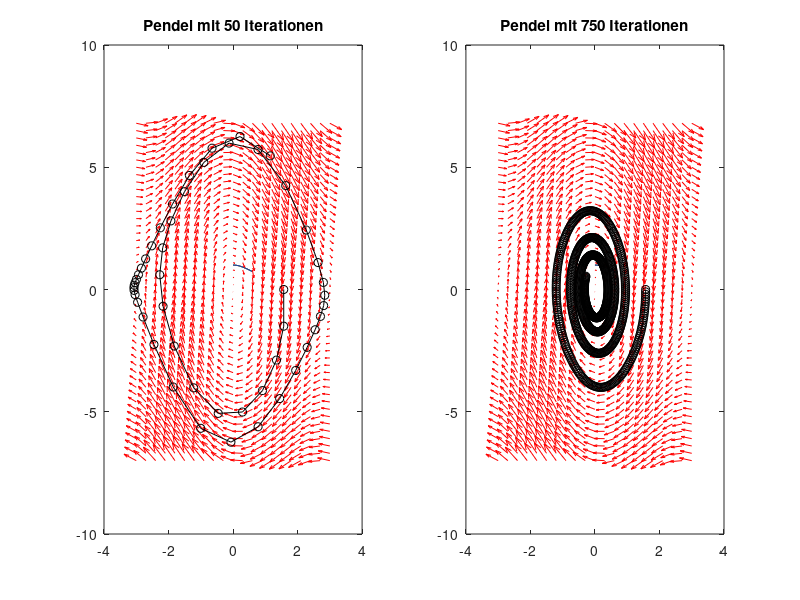

Here is the MATLAB script that generated this plot:
%% Aufgabe 8.3a
% Anfangswertproblem: y'(t) = -2*ty²(t), y(0) = 1
% Aufgabe: Aproximation der Lsg im Intervall t = [0, 0.6]

% Interval
T = 0.6;

% Schrittweiten
h1 = 0.1; 
h2 = 0.01; 
h3 = 0.001;

% Schritte berechnen
t1 = 0:h1:T;
t2 = 0:h2:T;
t3 = 0:h3:T;

% Anzahl Schritte berechnen
n1 = length(t1);
n2 = length(t2);
n3 = length(t3);

% Array für Näherung mit Nullen auffüllen
y1 = zeros(1,n1);
y2 = zeros(n2,1);
y3 = zeros(n3,1);

% Anfangswerte
y1(1) = 1;
y2(1) = 1;
y3(1) = 1;

% Näherungen berechnen, mittels Eulerverfahren
for k = 1:n1-1
    y1(k+1) = y1(k) + h1*(-2*t1(k).*y1(k).^2);
end

for k = 1:n2-1
    y2(k+1) = y2(k) + h2*(-2*t2(k).*y2(k).^2);
end

for k = 1:n3-1
    y3(k+1) = y3(k) + h3*(-2*t3(k).*y3(k).^2);
end

% exakte Lösung des Problems
y_exact1 = 1./(1 + t1.^2);
y_exact2 = 1./(1 + t2.^2);
y_exact3 = 1./(1 + t3.^2);

% exakte Lösung plotten
subplot(121);
plot(t1, y_exact1, 'r');
hold on;
plot(t2, y_exact2, 'g');
hold on;
plot(t3, y_exact3, 'b');
title('exakte Lösungen');

% genäherte Lösungen plotten
subplot(122);
plot(t1, y1, 'r');
hold on;
plot(t2, y2, 'g');
hold on;
plot(t3, y3, 'b');
title('genäherte Lösungen');

%% Aufgabe 8.4a

% Pendel mit 750 iterationen
% ------------------------------------------------------------------------

% Schrittweite, anz Iterationen und Zeitvektor
h = 0.15;
n = 50;
t = 0:h:7.5;

% Variablen initialisieren
z1 = zeros(n,1);
z2 = zeros(n,1);

% Anfangswerte
z1(1) = pi/2;
z2(1) = 0;

% Iteration
for k = 1:n-1
    z1(k+1) = z1(k) + h.*z2(k);
    z2(k+1) = z2(k) + h.*(-10*sin(z1(k)) - 0.5.*z2(k));
end

subplot(121);

% Richtungsfeld zeichnen
X = -3:0.3:3;
Y = -7:0.3:7;
[x,y] = meshgrid(X,Y);
dx = y;
dy = -10.*sin(x) - 0.5.*y;
quiver(x, y, dx, dy, 2, 'r');
hold on;

% Pendel einzeichnen
plot(z1, z2, '-ok');
hold on;

title('Pendel mit 50 Iterationen');

% Pendel mit 750 iterationen
% ------------------------------------------------------------------------

% Schrittweite, anz Iterationen und Zeitvektor
h = 0.01;
n = 750;
t = 0:h:7.5;

% Variablen initialisieren
z1 = zeros(n,1);
z2 = zeros(n,1);

% Anfangswerte
z1(1) = pi/2;
z2(1) = 0;

% Iteration
for k = 1:n-1
    z1(k+1) = z1(k) + h.*z2(k);
    z2(k+1) = z2(k) + h.*(-10*sin(z1(k)) - 0.5.*z2(k));
end

subplot(122);

% Richtungsfeld zeichnen
X = -3:0.3:3;
Y = -7:0.3:7;
[x,y] = meshgrid(X,Y);
dx = y;
dy = -10.*sin(x) - 0.5.*y;
quiver(x, y, dx, dy, 2, 'r');
hold on;

% Pendel einzeichnen
plot(z1, z2, '-ok');
hold on;

title('Pendel mit 750 Iterationen');